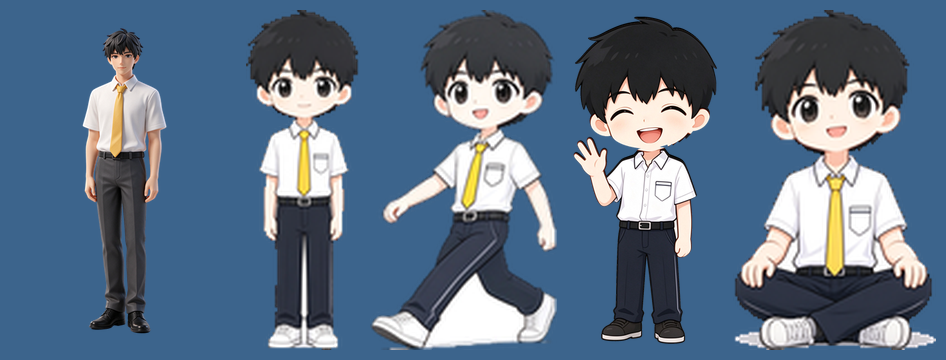

The Python source for this figure:
from PIL import Image
fs=[r'F:\Daodao\src\桌面分身\_bundle\face_7.png',r'F:\Daodao\src\桌面分身\_bundle\pose_7_stand.png',r'F:\Daodao\src\桌面分身\_bundle\walk8_7_1.png',r'F:\Daodao\src\桌面分身\_bundle\expr_7_happy.png',r'F:\Daodao\src\桌面分身\_bundle\pose_7_sit.png']
h=340; sc=[]
for f in fs:
    im=Image.open(f).convert('RGBA'); k=h/im.height
    sc.append(im.resize((max(1,int(im.width*k)),h),Image.LANCZOS))
W=sum(x.width for x in sc)+10*(len(sc)+1)
sh=Image.new('RGB',(W,h+20),(60,100,140)); x=10
for s in sc: sh.paste(s,(x,10),s); x+=s.width+10
sh.save(r'F:\Daodao\_tmp_face\cloth\bundle_check.png'); print(sh.size)
